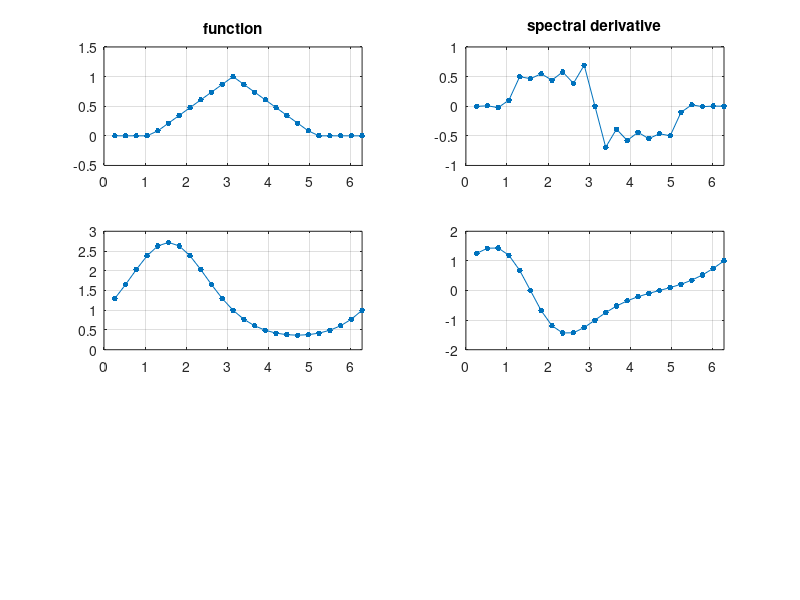

The MATLAB script that drew this image:
%Differentiation of two discrete functions at the same time
N = 24; h = 2*pi/N; x = h*(1:N)';
vh = max(0,1-abs(x-pi)/2); vp= exp(sin(x));
v = [vh'; vp'];
v_hat = fft(v');
w_hat = 1i*[0:N/2-1 0 -N/2+1:-1]' .* v_hat;
w = real(ifft(w_hat)); w = w'; clf
subplot(3,2,1), plot(x,v(1,:),'.-','markersize',13)
axis([0 2*pi -.5 1.5]), grid on, title('function')
subplot(3,2,2), plot(x,w(1,:),'.-','markersize',13)
axis([0 2*pi -1 1]), grid on, title('spectral derivative')

subplot(3,2,3), plot(x,v(2,:),'.-','markersize',13)
axis([0 2*pi 0 3]), grid on
subplot(3,2,4), plot(x,w(2,:),'.-','markersize',13)
axis([0 2*pi -2 2]), grid on